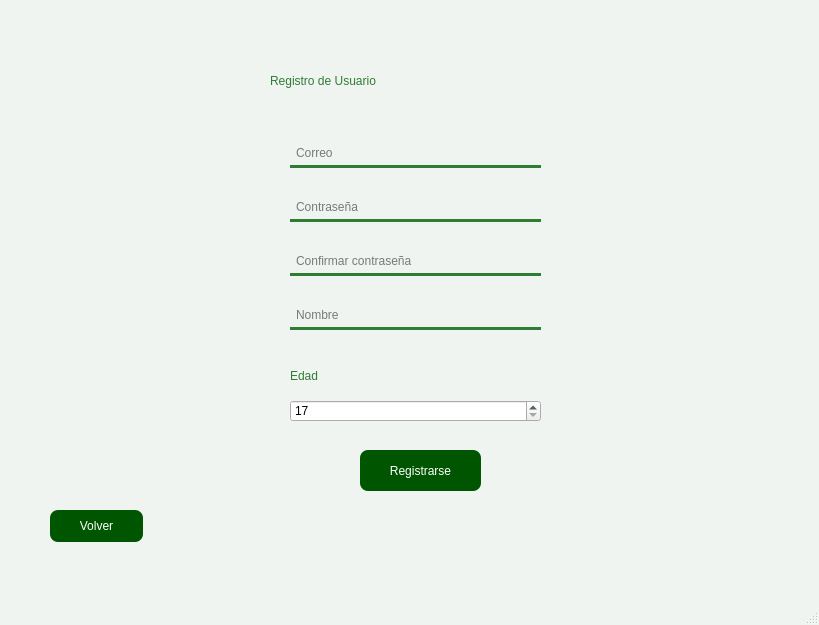
<?xml version="1.0" encoding="UTF-8"?>
<ui version="4.0">
 <class>MainWindow</class>
 <widget class="QMainWindow" name="MainWindow">
  <property name="geometry">
   <rect>
    <x>0</x>
    <y>0</y>
    <width>819</width>
    <height>625</height>
   </rect>
  </property>
  <property name="windowTitle">
   <string>MainWindow</string>
  </property>
  <property name="windowIcon">
   <iconset resource="../../../recursos.qrc">
    <normaloff>:/src/vista/imagenes/logoUniConecta.png</normaloff>:/src/vista/imagenes/logoUniConecta.png</iconset>
  </property>
  <property name="styleSheet">
   <string notr="true">
    QMainWindow {
        background-color: #f0f4f1;
    }
    QLabel {
        font: 20pt &quot;Segoe UI&quot;;
        color: #2e7d32;
    }
    QPushButton {
        background-color: #2e7d32;
        color: white;
        border-radius: 10px;
        padding: 6px 12px;
        font: bold 10pt &quot;Segoe UI&quot;;
    }
    QPushButton:hover {
        background-color: #388e3c;
    }
    QLineEdit {
        background-color: transparent;
        border: none;
        border-bottom: 3px solid #2e7d32;
        font: 10pt &quot;Segoe UI&quot;;
        padding: 4px;
    }
    QLineEdit:focus {
        border-bottom: 3px solid #66bb6a;
    }
   </string>
  </property>
  <widget class="QWidget" name="centralwidget">
   <widget class="QLabel" name="label">
    <property name="geometry">
     <rect>
      <x>270</x>
      <y>60</y>
      <width>300</width>
      <height>41</height>
     </rect>
    </property>
    <property name="styleSheet">
     <string notr="true">font: 18pt &quot;Century&quot;;</string>
    </property>
    <property name="text">
     <string>Registro de Usuario</string>
    </property>
   </widget>
   <widget class="QPushButton" name="BotonRegistro">
    <property name="geometry">
     <rect>
      <x>360</x>
      <y>450</y>
      <width>121</width>
      <height>41</height>
     </rect>
    </property>
    <property name="styleSheet">
     <string notr="true">
      QPushButton {
        background-color: rgb(0, 85, 0);
        color: white;
        border-radius: 8px;
        font: 10pt &quot;Segoe UI&quot;;
      }
      QPushButton:hover {
        background-color: #388e3c;
      }</string>
    </property>
    <property name="text">
     <string>Registrarse</string>
    </property>
   </widget>
   <widget class="QSpinBox" name="registro_edad">
    <property name="geometry">
     <rect>
      <x>290</x>
      <y>400</y>
      <width>251</width>
      <height>22</height>
     </rect>
    </property>
    <property name="minimum">
     <number>17</number>
    </property>
    <property name="maximum">
     <number>90</number>
    </property>
   </widget>
   <widget class="QLabel" name="label_12">
    <property name="geometry">
     <rect>
      <x>290</x>
      <y>360</y>
      <width>181</width>
      <height>31</height>
     </rect>
    </property>
    <property name="styleSheet">
     <string notr="true">font: 10pt &quot;MS Shell Dlg 2&quot;;</string>
    </property>
    <property name="text">
     <string>Edad</string>
    </property>
   </widget>
   <widget class="QPushButton" name="BotonAtras">
    <property name="geometry">
     <rect>
      <x>50</x>
      <y>510</y>
      <width>93</width>
      <height>32</height>
     </rect>
    </property>
    <property name="styleSheet">
     <string notr="true">
      QPushButton {
        background-color: rgb(0, 85, 0);
        color: white;
        border-radius: 8px;
        font: 10pt &quot;Segoe UI&quot;;
      }
      QPushButton:hover {
        background-color: #388e3c;
      }</string>
    </property>
    <property name="text">
     <string>Volver</string>
    </property>
   </widget>
   <widget class="QWidget" name="layoutWidget">
    <property name="geometry">
     <rect>
      <x>290</x>
      <y>120</y>
      <width>251</width>
      <height>231</height>
     </rect>
    </property>
    <layout class="QVBoxLayout" name="verticalLayout">
     <item>
      <widget class="QLineEdit" name="registro_correo">
       <property name="styleSheet">
        <string notr="true">
   QLineEdit {
       background-color: transparent;
       border: none;
       border-bottom: 3px solid #2e7d32;
       font: 10pt &quot;Segoe UI&quot;;
       padding: 4px;
   }
   QLineEdit:focus {
       border-bottom: 3px solid #66bb6a;
   }
  </string>
       </property>
       <property name="placeholderText">
        <string>Correo</string>
       </property>
      </widget>
     </item>
     <item>
      <widget class="QLineEdit" name="registro_contrasena">
       <property name="styleSheet">
        <string notr="true">
   QLineEdit {
       background-color: transparent;
       border: none;
       border-bottom: 3px solid #2e7d32;
       font: 10pt &quot;Segoe UI&quot;;
       padding: 4px;
   }
   QLineEdit:focus {
       border-bottom: 3px solid #66bb6a;
   }
  </string>
       </property>
       <property name="echoMode">
        <enum>QLineEdit::Password</enum>
       </property>
       <property name="placeholderText">
        <string>Contraseña</string>
       </property>
      </widget>
     </item>
     <item>
      <widget class="QLineEdit" name="registro_confirmContrasena">
       <property name="styleSheet">
        <string notr="true">
    QLineEdit {
        background-color: transparent;
        border: none;
        border-bottom: 3px solid #2e7d32;
        font: 10pt &quot;Segoe UI&quot;;
        padding: 4px;
    }
    QLineEdit:focus {
        border-bottom: 3px solid #66bb6a;
    }
    </string>
       </property>
       <property name="echoMode">
        <enum>QLineEdit::Password</enum>
       </property>
       <property name="placeholderText">
        <string>Confirmar contraseña</string>
       </property>
      </widget>
     </item>
     <item>
      <widget class="QLineEdit" name="registro_nombre">
       <property name="styleSheet">
        <string notr="true">
   QLineEdit {
       background-color: transparent;
       border: none;
       border-bottom: 3px solid #2e7d32;
       font: 10pt &quot;Segoe UI&quot;;
       padding: 4px;
   }
   QLineEdit:focus {
       border-bottom: 3px solid #66bb6a;
   }
  </string>
       </property>
       <property name="placeholderText">
        <string>Nombre</string>
       </property>
      </widget>
     </item>
    </layout>
   </widget>
  </widget>
  <widget class="QMenuBar" name="menubar">
   <property name="geometry">
    <rect>
     <x>0</x>
     <y>0</y>
     <width>819</width>
     <height>26</height>
    </rect>
   </property>
  </widget>
  <widget class="QStatusBar" name="statusbar"/>
 </widget>
 <resources>
  <include location="../../../recursos.qrc"/>
 </resources>
 <connections/>
</ui>
